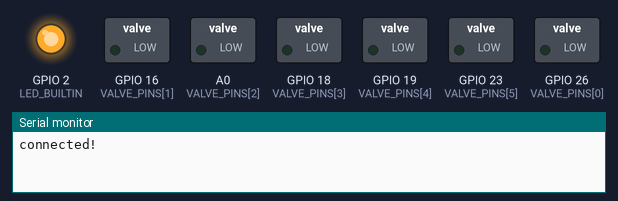
Recording of a sketch running on a simulated ESP8266 (NodeMCU). Shown: switched loads named in the sketch (green lamp = pin HIGH), output pins drawn as LEDs (lit = HIGH, except the on-board LED, lit = LOW), the last lines printed to the serial monitor. WiFi joins after 1.5 s; servers stay silent unless stated; random numbers use the default seed unless the sketch sets one.

Above: at 1.8 s.
At 14.9 s:
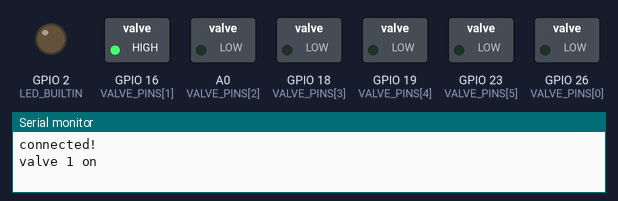
At 24.6 s:
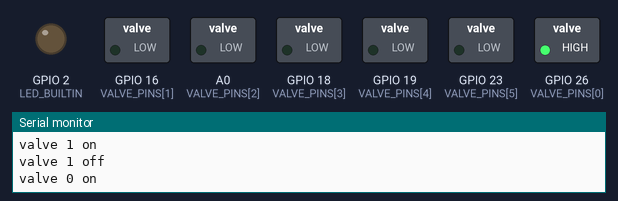
At 29.9 s:
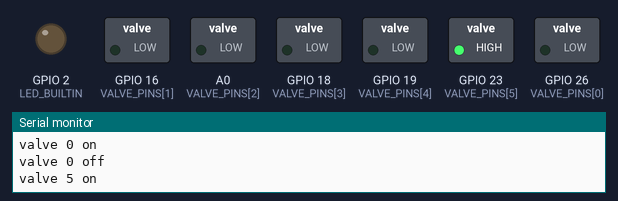
At 38.2 s:
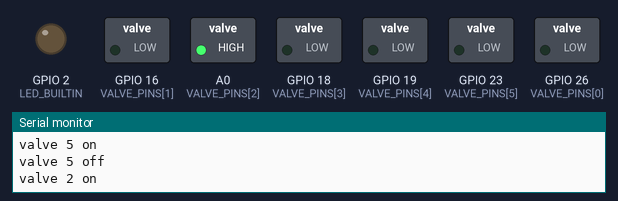
Timing chart, 0 to 41.7 s (numbered marks = the images above):
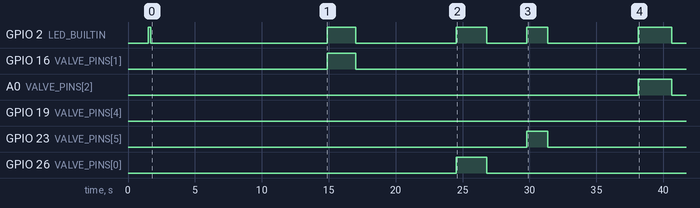

Measured:
- by itself, GPIO 2 (LED_BUILTIN): HIGH → LOW at 1.7 s, → HIGH 13.2 s later, → LOW 2.1 s later, → HIGH 7.5 s later, … (9 changes in this stretch)
- by itself, GPIO 16 (VALVE_PINS[1]): LOW → HIGH at 14.9 s, → LOW 2.1 s later
- by itself, A0 (VALVE_PINS[2]): LOW → HIGH at 38.1 s, → LOW 2.5 s later
- by itself, GPIO 23 (VALVE_PINS[5]): LOW → HIGH at 29.8 s, → LOW 1.6 s later
- by itself, GPIO 26 (VALVE_PINS[0]): LOW → HIGH at 24.5 s, → LOW 2.3 s later

The sketch:

ESP13_BLINK.ino
```cpp
#include "Arduino.h"
#include <WiFiManager.h>

#define LED_BUILTIN 2

WiFiManager wm;

#define MIN_AIR_TIME 500
#define MAX_AIR_TIME 3000

#define MIN_WAIT_TIME 3000
#define MAX_WAIT_TIME 15000

const int VALVE_PINS[] = {26, 16, 17, 18, 19, 23};


void blink(){
  digitalWrite(LED_BUILTIN, HIGH);
  delay(200);
  digitalWrite(LED_BUILTIN, LOW);
}


void setup() {
  Serial.begin(115200);
  Serial.println();

  randomSeed(analogRead(0));

  pinMode(LED_BUILTIN, OUTPUT);
  digitalWrite(LED_BUILTIN, LOW);

  for(int count=0;count<6;count++) {
    pinMode(VALVE_PINS[count], OUTPUT);
    digitalWrite(VALVE_PINS[count], LOW);
  }

  WiFi.mode(WIFI_MODE_STA);

  if(wm.autoConnect()){
    Serial.println("connected!");
  } else {
    Serial.println("config portal running...");
  }

  blink();
}

void loop() {
  int wait = random(MAX_WAIT_TIME);
  int valve = random(6);
  int onTime = random(MAX_AIR_TIME);

  delay(MIN_WAIT_TIME);
  delay(wait);
  digitalWrite(VALVE_PINS[valve], HIGH);
  digitalWrite(LED_BUILTIN, HIGH);
  Serial.printf("valve %u on\n", valve);

  delay(MIN_AIR_TIME);
  delay(onTime);
  digitalWrite(VALVE_PINS[valve], LOW);
  digitalWrite(LED_BUILTIN, LOW);
  Serial.printf("valve %u off\n", valve);
}
```
